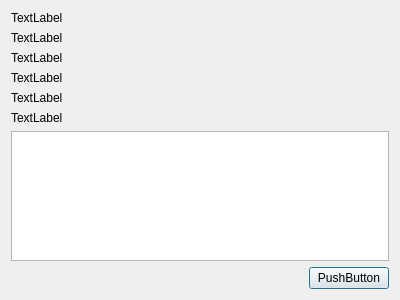
<?xml version="1.0" encoding="UTF-8"?>
<ui version="4.0">
 <class>Dialog</class>
 <widget class="QDialog" name="Dialog">
  <property name="geometry">
   <rect>
    <x>0</x>
    <y>0</y>
    <width>400</width>
    <height>300</height>
   </rect>
  </property>
  <property name="windowTitle">
   <string>Dialog</string>
  </property>
  <layout class="QVBoxLayout" name="verticalLayout">
   <item>
    <widget class="QLabel" name="label_1">
     <property name="text">
      <string>TextLabel</string>
     </property>
    </widget>
   </item>
   <item>
    <widget class="QLabel" name="label_2">
     <property name="text">
      <string>TextLabel</string>
     </property>
    </widget>
   </item>
   <item>
    <widget class="QLabel" name="label_3">
     <property name="text">
      <string>TextLabel</string>
     </property>
    </widget>
   </item>
   <item>
    <widget class="QLabel" name="label_4">
     <property name="text">
      <string>TextLabel</string>
     </property>
    </widget>
   </item>
   <item>
    <widget class="QLabel" name="label_5">
     <property name="text">
      <string>TextLabel</string>
     </property>
    </widget>
   </item>
   <item>
    <widget class="QLabel" name="label_6">
     <property name="text">
      <string>TextLabel</string>
     </property>
    </widget>
   </item>
   <item>
    <widget class="QTableView" name="tableView"/>
   </item>
   <item>
    <layout class="QHBoxLayout" name="horizontalLayout">
     <item>
      <spacer name="horizontalSpacer">
       <property name="orientation">
        <enum>Qt::Horizontal</enum>
       </property>
       <property name="sizeHint" stdset="0">
        <size>
         <width>40</width>
         <height>20</height>
        </size>
       </property>
      </spacer>
     </item>
     <item>
      <widget class="QPushButton" name="pushButtonAceptar">
       <property name="text">
        <string>PushButton</string>
       </property>
      </widget>
     </item>
    </layout>
   </item>
  </layout>
 </widget>
 <resources/>
 <connections/>
</ui>
